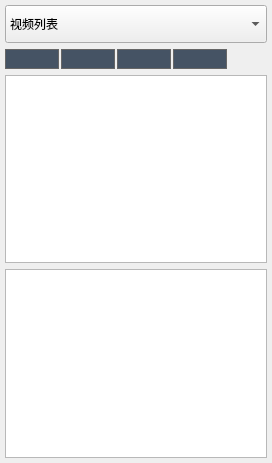
       <widget class="QWidget" name="widget_list" native="true">
        <layout class="QGridLayout" name="gridLayout_3">
         <property name="leftMargin">
          <number>5</number>
         </property>
         <property name="topMargin">
          <number>5</number>
         </property>
         <property name="rightMargin">
          <number>5</number>
         </property>
         <property name="bottomMargin">
          <number>5</number>
         </property>
         <item row="0" column="0">
          <layout class="QVBoxLayout" name="verticalLayout" stretch="2,1,10,10">
           <item>
            <layout class="QHBoxLayout" name="horizontalLayout_3" stretch="0">
             <property name="spacing">
              <number>2</number>
             </property>
             <item>
              <widget class="QComboBox" name="v_d_comboBox">
               <property name="sizePolicy">
                <sizepolicy hsizetype="Expanding" vsizetype="Expanding">
                 <horstretch>0</horstretch>
                 <verstretch>0</verstretch>
                </sizepolicy>
               </property>
               <property name="minimumSize">
                <size>
                 <width>0</width>
                 <height>25</height>
                </size>
               </property>
               <property name="font">
                <font>
                 <family>微软雅黑</family>
                </font>
               </property>
               <item>
                <property name="text">
                 <string>视频列表</string>
                </property>
               </item>
               <item>
                <property name="text">
                 <string>设备列表</string>
                </property>
               </item>
              </widget>
             </item>
            </layout>
           </item>
           <item>
            <layout class="QHBoxLayout" name="horizontalLayout_12" stretch="0,0,0,0,0">
             <property name="spacing">
              <number>2</number>
             </property>
             <property name="rightMargin">
              <number>0</number>
             </property>
             <item>
              <widget class="QPushButton" name="new_file">
               <property name="sizePolicy">
                <sizepolicy hsizetype="Fixed" vsizetype="Fixed">
                 <horstretch>0</horstretch>
                 <verstretch>0</verstretch>
                </sizepolicy>
               </property>
               <property name="minimumSize">
                <size>
                 <width>15</width>
                 <height>15</height>
                </size>
               </property>
               <property name="toolTip">
                <string>刷新列表</string>
               </property>
               <property name="styleSheet">
                <string notr="true">QPushButton {
    background-color: #455364; /* 默认颜色，浅灰色 */
    border: 1px solid #666666; /* 灰色的边框 */
    padding: 5px 10px;
}

QPushButton:hover {
    background-color: #54687a; /* 鼠标悬停时的颜色，稍浅的灰色 */
}

QPushButton:pressed {
    background-color: #455364; /* 鼠标点击时的颜色，稍深的灰色 */
}
</string>
               </property>
               <property name="text">
                <string/>
               </property>
               <property name="icon">
                <iconset>
                 <normaloff>resources/op_icon/file.png</normaloff>resources/op_icon/file.png</iconset>
               </property>
               <property name="iconSize">
                <size>
                 <width>15</width>
                 <height>15</height>
                </size>
               </property>
               <property name="autoDefault">
                <bool>false</bool>
               </property>
               <property name="default">
                <bool>false</bool>
               </property>
               <property name="flat">
                <bool>false</bool>
               </property>
              </widget>
             </item>
             <item>
              <widget class="QPushButton" name="add_workspace">
               <property name="sizePolicy">
                <sizepolicy hsizetype="Fixed" vsizetype="Fixed">
                 <horstretch>0</horstretch>
                 <verstretch>0</verstretch>
                </sizepolicy>
               </property>
               <property name="minimumSize">
                <size>
                 <width>15</width>
                 <height>15</height>
                </size>
               </property>
               <property name="toolTip">
                <string>加入工作区</string>
               </property>
               <property name="styleSheet">
                <string notr="true">QPushButton {
    background-color: #455364; /* 默认颜色，浅灰色 */
    border: 1px solid #666666; /* 灰色的边框 */
    padding: 5px 10px;
}

QPushButton:hover {
    background-color: #54687a; /* 鼠标悬停时的颜色，稍浅的灰色 */
}

QPushButton:pressed {
    background-color: #455364; /* 鼠标点击时的颜色，稍深的灰色 */
}
</string>
               </property>
               <property name="text">
                <string/>
               </property>
               <property name="icon">
                <iconset>
                 <normaloff>resources/op_icon/add.png</normaloff>resources/op_icon/add.png</iconset>
               </property>
               <property name="iconSize">
                <size>
                 <width>15</width>
                 <height>15</height>
                </size>
               </property>
              </widget>
             </item>
             <item>
              <widget class="QPushButton" name="rename">
               <property name="sizePolicy">
                <sizepolicy hsizetype="Fixed" vsizetype="Fixed">
                 <horstretch>0</horstretch>
                 <verstretch>0</verstretch>
                </sizepolicy>
               </property>
               <property name="minimumSize">
                <size>
                 <width>15</width>
                 <height>15</height>
                </size>
               </property>
               <property name="toolTip">
                <string>重命名</string>
               </property>
               <property name="styleSheet">
                <string notr="true">QPushButton {
    background-color: #455364; /* 默认颜色，浅灰色 */
    border: 1px solid #666666; /* 灰色的边框 */
    padding: 5px 10px;
}

QPushButton:hover {
    background-color: #54687a; /* 鼠标悬停时的颜色，稍浅的灰色 */
}

QPushButton:pressed {
    background-color: #455364; /* 鼠标点击时的颜色，稍深的灰色 */
}
</string>
               </property>
               <property name="text">
                <string/>
               </property>
               <property name="icon">
                <iconset>
                 <normaloff>resources/op_icon/rename.png</normaloff>resources/op_icon/rename.png</iconset>
               </property>
               <property name="iconSize">
                <size>
                 <width>15</width>
                 <height>15</height>
                </size>
               </property>
              </widget>
             </item>
             <item>
              <widget class="QPushButton" name="delete_file">
               <property name="sizePolicy">
                <sizepolicy hsizetype="Fixed" vsizetype="Fixed">
                 <horstretch>0</horstretch>
                 <verstretch>0</verstretch>
                </sizepolicy>
               </property>
               <property name="minimumSize">
                <size>
                 <width>15</width>
                 <height>15</height>
                </size>
               </property>
               <property name="toolTip">
                <string>删除文件</string>
               </property>
               <property name="styleSheet">
                <string notr="true">QPushButton {
    background-color: #455364; /* 默认颜色，浅灰色 */
    border: 1px solid #666666; /* 灰色的边框 */
    padding: 5px 10px;
}

QPushButton:hover {
    background-color: #54687a; /* 鼠标悬停时的颜色，稍浅的灰色 */
}

QPushButton:pressed {
    background-color: #455364; /* 鼠标点击时的颜色，稍深的灰色 */
}
</string>
               </property>
               <property name="text">
                <string/>
               </property>
               <property name="icon">
                <iconset>
                 <normaloff>resources/op_icon/delete-file.png</normaloff>resources/op_icon/delete-file.png</iconset>
               </property>
               <property name="iconSize">
                <size>
                 <width>15</width>
                 <height>15</height>
                </size>
               </property>
              </widget>
             </item>
             <item>
              <spacer name="horizontalSpacer">
               <property name="orientation">
                <enum>Qt::Horizontal</enum>
               </property>
               <property name="sizeHint" stdset="0">
                <size>
                 <width>40</width>
                 <height>20</height>
                </size>
               </property>
              </spacer>
             </item>
            </layout>
           </item>
           <item>
            <widget class="QTreeWidget" name="video_tree">
             <property name="font">
              <font>
               <family>微软雅黑</family>
              </font>
             </property>
             <property name="styleSheet">
              <string notr="true">QPushButton {
    background-color: rgb(255, 255, 255); /* 默认颜色，浅灰色 */
    border: none;
    padding: 5px 10px;
}

QPushButton:hover {
    background-color:54687a; /* 鼠标悬停时的颜色，稍浅的灰色 */
}

QPushButton:pressed {
    background-color: #606060; /* 鼠标点击时的颜色，稍深的灰色 */
}
</string>
             </property>
             <property name="sortingEnabled">
              <bool>true</bool>
             </property>
             <attribute name="headerVisible">
              <bool>false</bool>
             </attribute>
             <column>
              <property name="text">
               <string notr="true">1</string>
              </property>
             </column>
            </widget>
           </item>
           <item>
            <widget class="QTreeWidget" name="work_list">
             <property name="font">
              <font>
               <family>微软雅黑</family>
              </font>
             </property>
             <property name="sortingEnabled">
              <bool>true</bool>
             </property>
             <attribute name="headerVisible">
              <bool>false</bool>
             </attribute>
             <column>
              <property name="text">
               <string notr="true">1</string>
              </property>
             </column>
            </widget>
           </item>
          </layout>
         </item>
        </layout>
       </widget>
